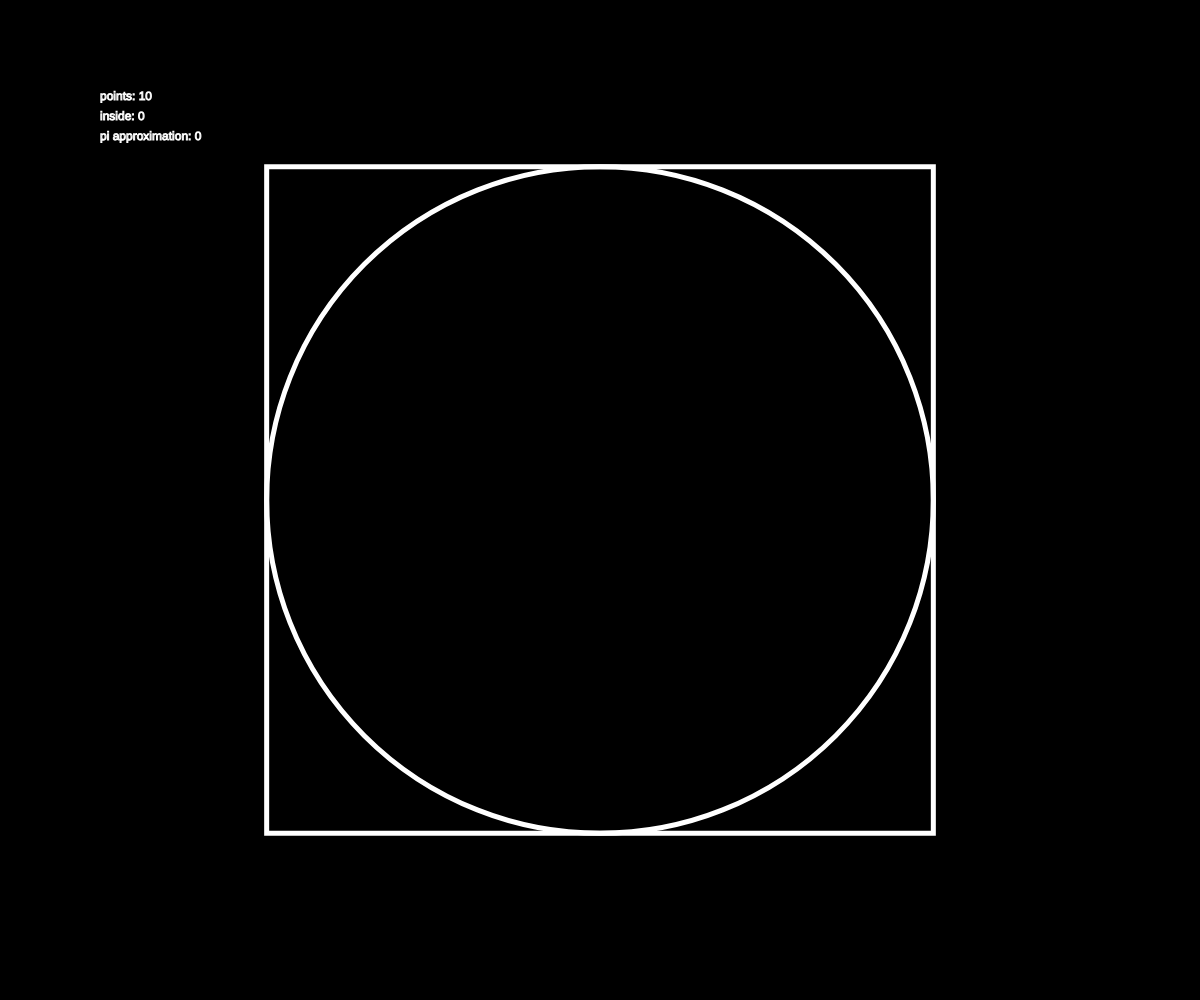
Frame 1 (no input)
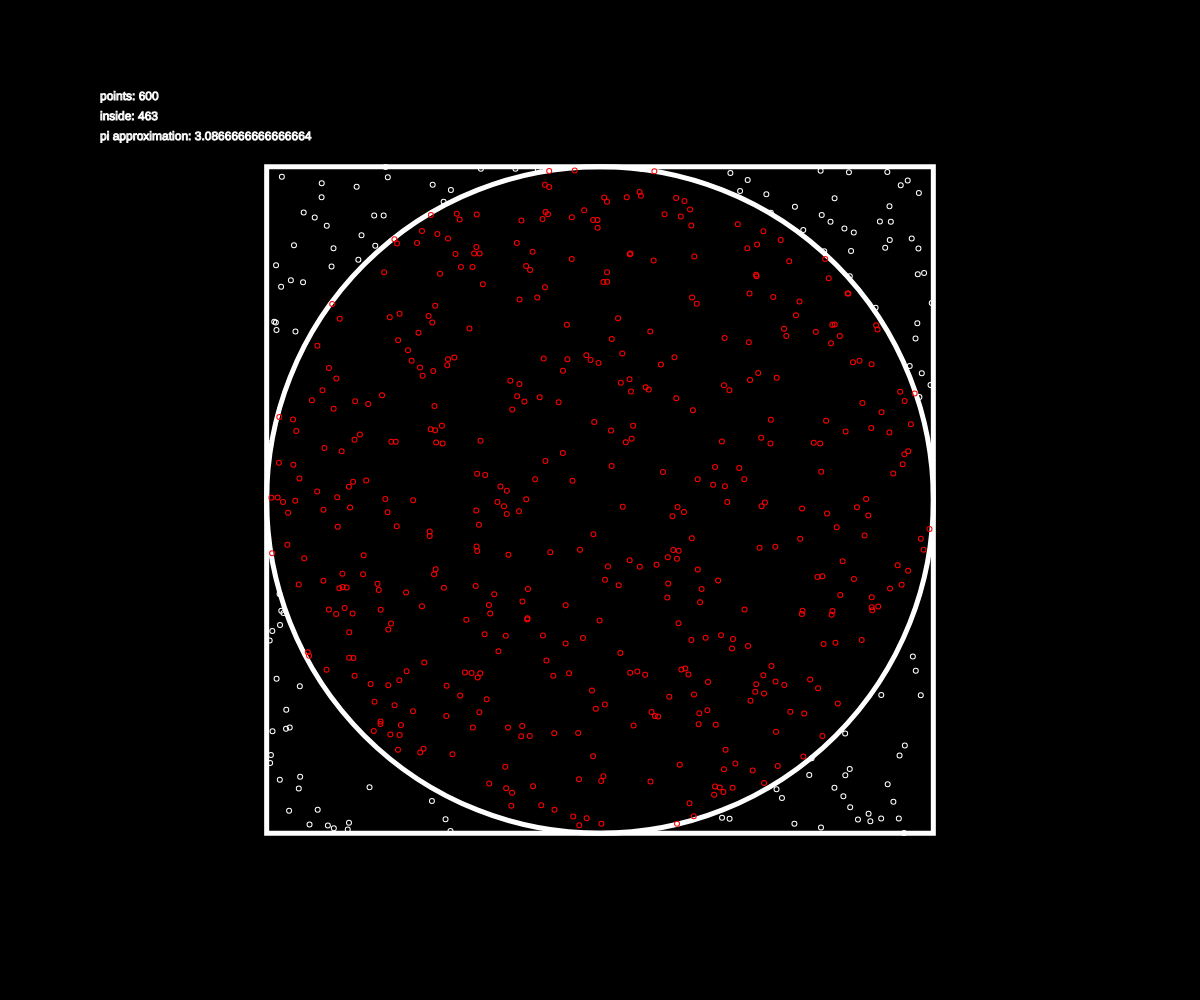
Frame 60 (no input)
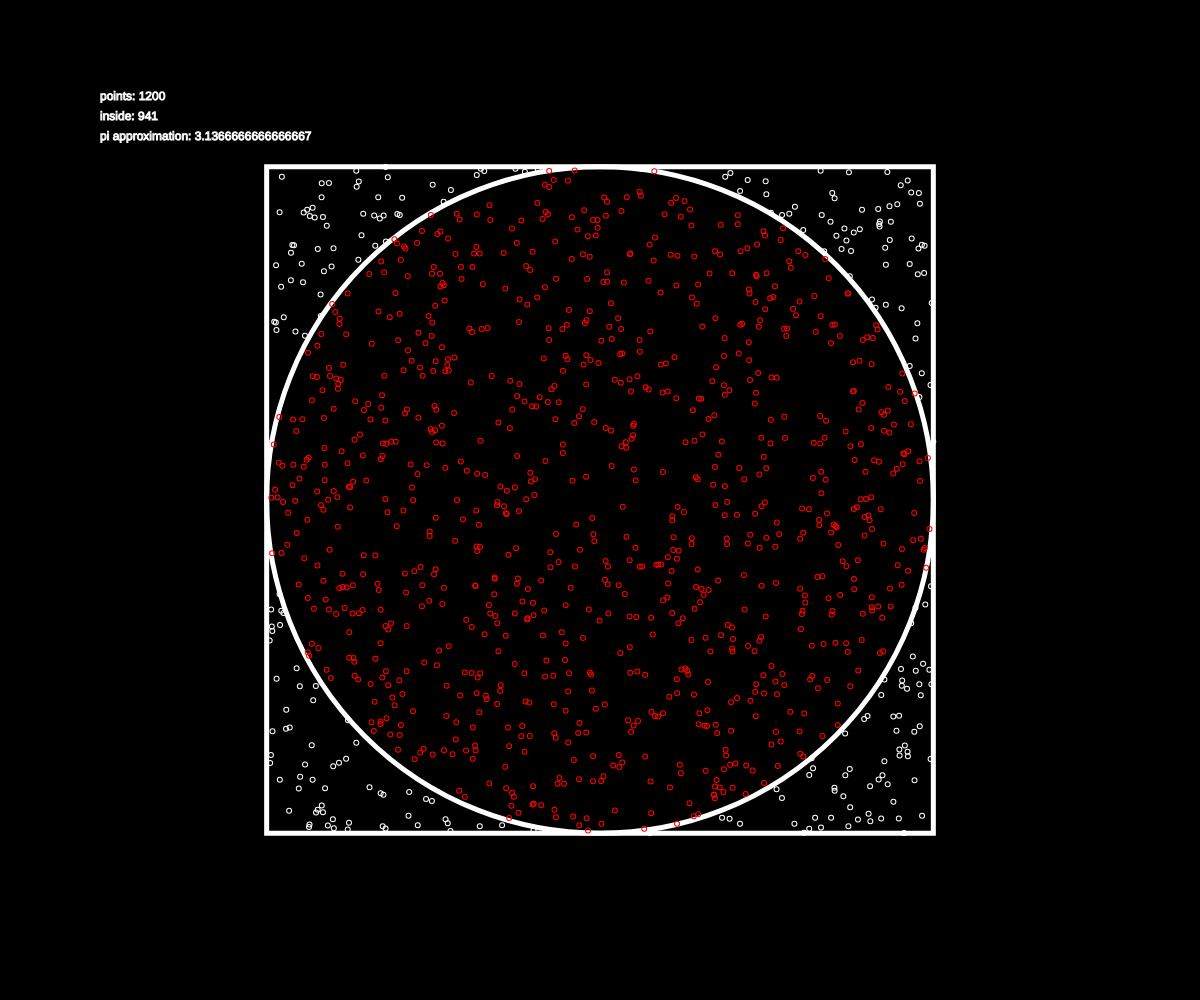
Frame 120 (the mouse pressed at the canvas centre since frame 60)

The p5.js sketch that drew these frames (run headless with seeded random() and noise() and a simulated clock; from frame 60 on, the mouse is pressed at the canvas centre):

// p5.js sketch
// ── sketch.js

let points = []

let r;
function setup() {
  createCanvas(windowWidth, windowHeight);

  r = windowHeight / 3



}



function draw() {
  background(0)

  noFill()
  strokeWeight(5)
  stroke(255)
  ellipse(windowWidth/2, windowHeight/2, r * 2)

  rect(windowWidth/2 - r, windowHeight/2 -r,2*r,2*r)

  let insideCount = 0;
  points.forEach(p => {

    

    let x = p.x - windowWidth/2
    let y = p.y - windowHeight/2

    if (Math.sqrt(x * x + y * y) <= r) {
      stroke(255, 0, 0)
      insideCount += 1
    }
    else {
      stroke(255)
    }

    ellipse(p.x, p.y, 1)
    
  });


  for (let i = 0; i < 10; i++) {
    points.push({x: windowWidth/2 - r + Math.random()* 2* r, y: windowHeight/2 - r + Math.random()* 2* r })
  }
  
  


  strokeWeight(1)
  stroke(255)
  text(`points: ${points.length}`, 100, 100)
  text(`inside: ${insideCount}`, 100, 120)

  text(`pi approximation: ${ 4 / ((points.length / insideCount))}`, 100, 140)
  

  
}



// 4r^2 / pi r^2 = x
